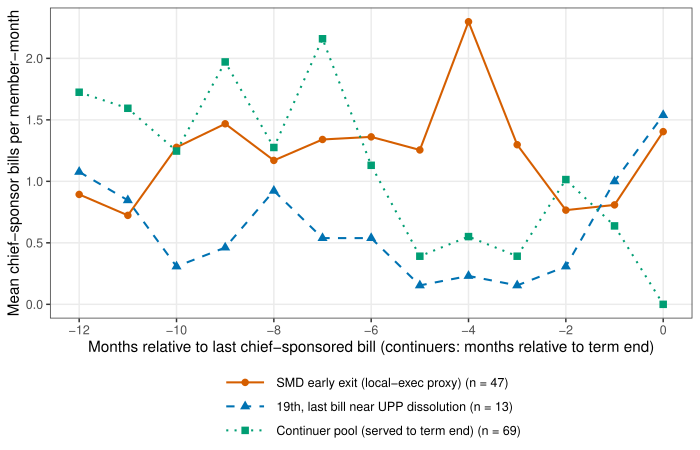

Write the R code that produced this figure.
# fig_1.R
# Pre-resignation chief-sponsor trajectory by exit channel, 18th-21st Assemblies.
#
# Reproducibility note:
# The paper references a hand-coded clean cohort of 16 members who ran for
# provincial governor or mayor, plus a court-ruling cohort (including the
# UPP December 2014 dissolution). Those hand codings are NOT directly in the
# public KNA parquet. This script computes the closest plausible proxy from
# available fields:
#   - "SMD early exit" (local-executive proxy): single-member-district
#     (지역구) legislators whose last chief-sponsored bill falls inside a
#     window around the 90-day pre-local-election resignation deadline.
#   - "Court-ruling proxy": members in the 19th Assembly whose last bill
#     falls within three months of the UPP dissolution (2014-12-19).
#   - "Continuer pool": legislators whose last bill is within two months
#     of the formal end of the Assembly term (i.e., served the full term).
# Series are labeled in the legend with the proxy rule and observed N, not
# with the paper's hand-coded counts.

suppressPackageStartupMessages({
  library(arrow)
  library(dplyr)
  library(tidyr)
  library(ggplot2)
})

data_dir <- Sys.getenv("KBL_DATA")

out_pdf <- "articles/figures/2026-04-18_r18/fig_1.pdf"

# ----- Anchor dates -----------------------------------------------------------

assembly_end <- tibble::tibble(
  age = 18:21,
  term_end = as.Date(c("2012-05-29", "2016-05-29", "2020-05-29", "2024-05-29"))
)

# Korean local elections; public-office candidates must resign ~90 days prior.
local_election <- tibble::tibble(
  age = 18:21,
  election_date = as.Date(c("2010-06-02", "2014-06-04", "2018-06-13", "2022-06-01"))
) %>%
  mutate(resign_deadline = election_date - 90)

upp_dissolution <- as.Date("2014-12-19")

# ----- Load bills (chief-sponsor rows only) -----------------------------------

bill_files <- file.path(data_dir, sprintf("master_bills_%d.parquet", 18:21))

bills <- lapply(bill_files, function(f) {
  read_parquet(f, col_select = c("bill_id", "age", "ppsr_kind",
                                 "rst_mona_cd", "ppsl_dt"))
}) %>%
  bind_rows() %>%
  filter(ppsr_kind == "의원", !is.na(rst_mona_cd)) %>%
  mutate(
    age = as.integer(age),
    ppsl_dt = suppressWarnings(as.Date(substr(as.character(ppsl_dt), 1, 10)))
  ) %>%
  filter(!is.na(ppsl_dt), age %in% 18:21)

# ----- Load members -----------------------------------------------------------

member_files <- file.path(data_dir, sprintf("members_%d.parquet", 18:21))

members <- lapply(member_files, function(f) {
  read_parquet(f, col_select = c("mona_cd", "age", "election_type", "party"))
}) %>%
  bind_rows() %>%
  mutate(age = as.integer(age)) %>%
  filter(age %in% 18:21) %>%
  distinct(mona_cd, age, .keep_all = TRUE)

# ----- Last-bill date per member-assembly -------------------------------------

last_bill <- bills %>%
  group_by(rst_mona_cd, age) %>%
  summarise(last_date = max(ppsl_dt), total_bills = n(), .groups = "drop") %>%
  rename(mona_cd = rst_mona_cd)

member_last <- members %>%
  inner_join(last_bill, by = c("mona_cd", "age")) %>%
  left_join(assembly_end, by = "age") %>%
  left_join(local_election %>% select(age, resign_deadline), by = "age") %>%
  mutate(
    days_to_term_end = as.numeric(term_end - last_date),
    days_to_resign_deadline = as.numeric(last_date - resign_deadline),
    days_to_upp = as.numeric(last_date - upp_dissolution)
  )

# ----- Cohort assignment ------------------------------------------------------

# Local-exec proxy: SMD, last bill inside +/- 120 days of resign deadline,
# AND exit is not a pure end-of-term artifact (last bill at least 60 days
# before formal term end).
# Court-ruling proxy: 19th Assembly, last bill within +/- 90 days of UPP
# dissolution.
# Continuer: last bill within 60 days of formal term end, any type.
member_last <- member_last %>%
  mutate(
    cohort = case_when(
      election_type == "지역구" &
        !is.na(days_to_resign_deadline) &
        abs(days_to_resign_deadline) <= 120 &
        days_to_term_end > 60                    ~ "local_exec",
      age == 19L &
        abs(days_to_upp) <= 90                   ~ "court",
      days_to_term_end <= 60                     ~ "continuer",
      TRUE                                       ~ NA_character_
    )
  ) %>%
  filter(!is.na(cohort)) %>%
  mutate(anchor_date = if_else(cohort == "continuer", term_end, last_date))

cohort_sizes <- member_last %>% count(cohort, name = "n_members")

# ----- Monthly chief-sponsor counts relative to anchor ------------------------

cohort_bills <- bills %>%
  inner_join(
    member_last %>% select(mona_cd, age, cohort, anchor_date),
    by = c("rst_mona_cd" = "mona_cd", "age" = "age")
  ) %>%
  mutate(months_rel = floor(as.numeric(ppsl_dt - anchor_date) / 30.44)) %>%
  filter(months_rel >= -12, months_rel <= 0)

# Sum of chief-sponsored bills for each cohort-month, then per-member mean.
monthly_mean <- cohort_bills %>%
  count(cohort, months_rel, name = "total_bills") %>%
  left_join(cohort_sizes, by = "cohort") %>%
  mutate(mean_bills = total_bills / n_members)

full_grid <- expand_grid(
  cohort = unique(member_last$cohort),
  months_rel = -12:0
) %>%
  left_join(monthly_mean %>% select(cohort, months_rel, mean_bills),
            by = c("cohort", "months_rel")) %>%
  left_join(cohort_sizes, by = "cohort") %>%
  mutate(mean_bills = tidyr::replace_na(mean_bills, 0))

cohort_labels <- c(
  local_exec = "SMD early exit (local-exec proxy)",
  court      = "19th, last bill near UPP dissolution",
  continuer  = "Continuer pool (served to term end)"
)

full_grid <- full_grid %>%
  mutate(cohort_label = sprintf("%s (n = %d)",
                                cohort_labels[cohort], n_members))

# Preserve panel order in the legend.
label_order <- sprintf("%s (n = %d)",
  cohort_labels[c("local_exec", "court", "continuer")],
  cohort_sizes$n_members[match(c("local_exec", "court", "continuer"),
                               cohort_sizes$cohort)])
full_grid$cohort_label <- factor(full_grid$cohort_label, levels = label_order)

# ----- Plot -------------------------------------------------------------------

okabe_ito <- c("#D55E00", "#0072B2", "#009E73")

p <- ggplot(full_grid,
            aes(x = months_rel, y = mean_bills,
                color = cohort_label, shape = cohort_label,
                linetype = cohort_label)) +
  geom_line(linewidth = 0.7) +
  geom_point(size = 2.2) +
  scale_color_manual(values = okabe_ito) +
  scale_shape_manual(values = c(16, 17, 15)) +
  scale_linetype_manual(values = c("solid", "dashed", "dotted")) +
  scale_x_continuous(breaks = seq(-12, 0, 2)) +
  labs(
    x = "Months relative to last chief-sponsored bill (continuers: months relative to term end)",
    y = "Mean chief-sponsor bills per member-month",
    color = NULL, shape = NULL, linetype = NULL
  ) +
  theme_bw(base_size = 11) +
  theme(
    legend.position = "bottom",
    legend.direction = "vertical",
    legend.box = "vertical",
    legend.margin = margin(0, 0, 0, 0),
    legend.key.width = unit(1.2, "cm"),
    panel.grid.minor = element_blank()
  ) +
  guides(color = guide_legend(ncol = 1))

ggsave(out_pdf, p, width = 7, height = 4.5)
